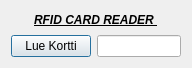
<?xml version="1.0" encoding="UTF-8"?>
<ui version="4.0">
 <class>cardReader</class>
 <widget class="QDialog" name="cardReader">
  <property name="geometry">
   <rect>
    <x>0</x>
    <y>0</y>
    <width>192</width>
    <height>68</height>
   </rect>
  </property>
  <property name="windowTitle">
   <string>Dialog</string>
  </property>
  <layout class="QHBoxLayout" name="horizontalLayout_2">
   <item>
    <layout class="QVBoxLayout" name="verticalLayout">
     <item alignment="Qt::AlignHCenter">
      <widget class="QLabel" name="label">
       <property name="font">
        <font>
         <italic>true</italic>
         <bold>true</bold>
         <underline>true</underline>
         <strikeout>false</strikeout>
         <kerning>true</kerning>
        </font>
       </property>
       <property name="text">
        <string>RFID CARD READER </string>
       </property>
      </widget>
     </item>
     <item>
      <layout class="QHBoxLayout" name="horizontalLayout">
       <item>
        <widget class="QPushButton" name="btnReadCard">
         <property name="text">
          <string>Lue Kortti</string>
         </property>
        </widget>
       </item>
       <item>
        <widget class="QLineEdit" name="lineEditReadCard"/>
       </item>
      </layout>
     </item>
    </layout>
   </item>
  </layout>
 </widget>
 <resources/>
 <connections/>
</ui>
